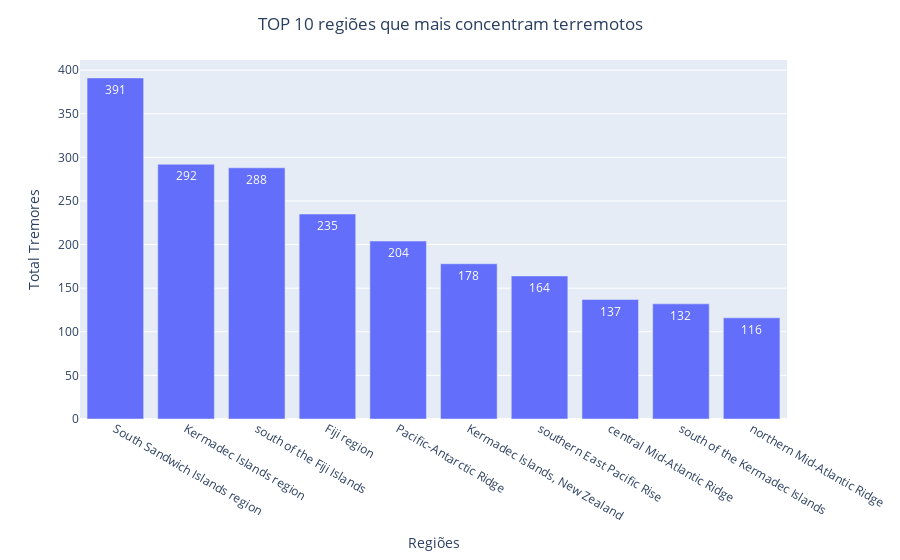

The code cell stored with this chart in its notebook:
### Code cell
fig = px.bar(df_sismos_place.head(10),
                x=df_sismos_place.head(10)['place'],
                y=df_sismos_place.head(10)['total'],
                text_auto=True,                         
                )
fig.update_layout(
        title='TOP 10 regiões que mais concentram terremotos',
        xaxis_title="Regiões",
        yaxis_title="Total Tremores",
        title_x=0.5,
        )

fig.show()

### Figure 1 — Plotly figure (JSON) as saved in the notebook; plotly's stock layout.template omitted (floating-point values rounded to 4 significant figures)
{"data": [{"alignmentgroup": "True", "hovertemplate": "x=%{x}<br>y=%{y}<extra></extra>", "legendgroup": "", "marker": {"color": "#636efa", "pattern": {"shape": ""}}, "name": "", "offsetgroup": "", "orientation": "v", "showlegend": false, "textposition": "auto", "texttemplate": "%{y}", "type": "bar", "x": ["South Sandwich Islands region", "Kermadec Islands region", "south of the Fiji Islands", "Fiji region", "Pacific-Antarctic Ridge", "Kermadec Islands, New Zealand", "southern East Pacific Rise", "central Mid-Atlantic Ridge", "south of the Kermadec Islands", "northern Mid-Atlantic Ridge"], "xaxis": "x", "y": [391, 292, 288, 235, 204, 178, 164, 137, 132, 116], "yaxis": "y"}], "layout": {"barmode": "relative", "legend": {"tracegroupgap": 0}, "margin": {"t": 60}, "title": {"text": "TOP 10 regiões que mais concentram terremotos", "x": 0.5}, "xaxis": {"anchor": "y", "domain": [0, 1], "title": {"text": "Regiões"}}, "yaxis": {"anchor": "x", "domain": [0, 1], "title": {"text": "Total Tremores"}}}}
